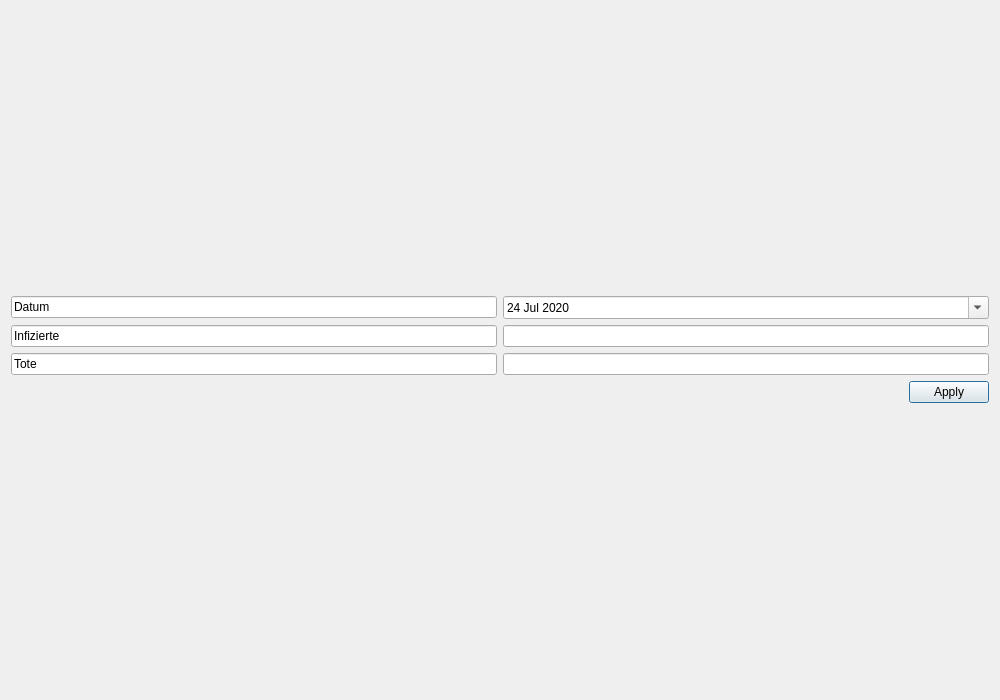
<?xml version="1.0" encoding="UTF-8"?>
<ui version="4.0">
 <class>Slowakei</class>
 <widget class="QDialog" name="Slowakei">
  <property name="geometry">
   <rect>
    <x>0</x>
    <y>0</y>
    <width>1000</width>
    <height>700</height>
   </rect>
  </property>
  <property name="windowTitle">
   <string>Slowakei</string>
   </property>
   <layout class="QVBoxLayout" name="verticalLayout_2">
    <item>
     <layout class="QGridLayout" name="gridLayout">
      <item row="5" column="0">
       <widget class="QLineEdit" name="lineEdit_5">
        <property name="text">
         <string>Tote</string>
        </property>
        <property name="readOnly">
         <bool>true</bool>
        </property>
       </widget>
      </item>
      <item row="2" column="0">
       <widget class="QLineEdit" name="lineEdit_3">
        <property name="text">
         <string>Datum</string>
        </property>
        <property name="readOnly">
         <bool>true</bool>
        </property>
       </widget>
      </item>
      <item row="4" column="3">
       <widget class="QLineEdit" name="lineEdit_4">
        <property name="readOnly">
         <bool>true</bool>
        </property>
       </widget>
      </item>
      <item row="2" column="3">
       <widget class="QDateEdit" name="dateEdit">
        <property name="readOnly">
         <bool>false</bool>
        </property>
        <property name="buttonSymbols">
         <enum>QAbstractSpinBox::NoButtons</enum>
        </property>
        <property name="accelerated">
         <bool>false</bool>
        </property>
        <property name="minimumDateTime">
         <datetime>
          <hour>0</hour>
          <minute>0</minute>
          <second>0</second>
          <year>2020</year>
          <month>1</month>
          <day>1</day>
         </datetime>
        </property>
        <property name="currentSection">
         <enum>QDateTimeEdit::DaySection</enum>
        </property>
        <property name="calendarPopup">
         <bool>true</bool>
        </property>
        <property name="timeSpec">
         <enum>Qt::LocalTime</enum>
        </property>
        <property name="date">
         <date>
          <year>2020</year>
          <month>7</month>
          <day>24</day>
         </date>
        </property>
       </widget>
      </item>
      <item row="5" column="3">
       <widget class="QLineEdit" name="lineEdit_6">
        <property name="readOnly">
         <bool>true</bool>
        </property>
       </widget>
      </item>
      <item row="4" column="0">
       <widget class="QLineEdit" name="lineEdit">
        <property name="text">
         <string>Infizierte</string>
        </property>
        <property name="readOnly">
         <bool>true</bool>
        </property>
       </widget>
      </item>
      <item row="6" column="3">
       <widget class="QDialogButtonBox" name="buttonBox">
        <property name="standardButtons">
         <set>QDialogButtonBox::Apply</set>
        </property>
       </widget>
      </item>
     </layout>
    </item>
    <item>
     <layout class="QVBoxLayout" name="verticalLayout"/>
    </item>
   </layout>
  </widget>
  <resources/>
  <connections/>
 </ui>
